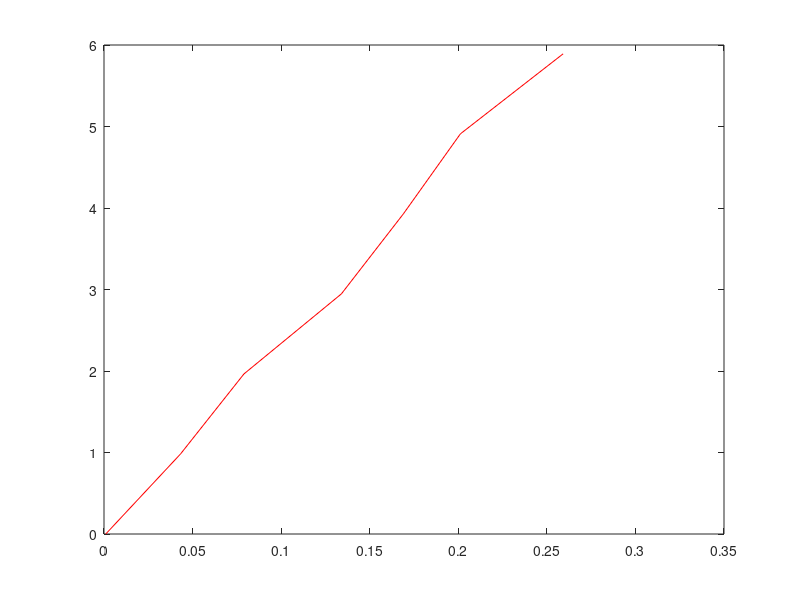

MATLAB code for this plot: (Note: this script raises an error after producing the figure.)
% Shelley Wei
% ENGR 130
% Lecture 4
% 9/19/23

%% CURVE FITTING BY REGRESSION
%% Quiz Testing
clear;
clc;
close all;

screws = 26;
nails = 8;
bolts = 15;

(screws > bolts + nails)

%% Practice 1
clear;
clc;
close all;

force = [0,0.982,1.964,2.946,3.928,4.910,5.892];
displacement = [0.001,0.0432,0.079,0.134,0.169,0.2012,0.2592];

plot(displacement, force, 'ro');
title("Displacement as a Result of Different Forces");
xlabel("Displacement (meters)");
ylabel("Force (Newtons)");

%% Determining a Spring Constant
% F = kx (Hooke's Law)
% the constant, k, is only constant over a certain range (over-stretching = damaging)

% Regression
% technicque for fitting a smooth curve to discrete data points
% basically fitting a polynomial with points

% ex) polyfit(x_data, y_data, order) <-- order for the order of the polynomial

%% Practice 2
clear;
clc;
close all;

force = [0,0.982,1.964,2.946,3.928,4.910,5.892];
displacement = [0.001,0.0432,0.079,0.134,0.169,0.2012,0.2592];

fit_coeff = polyfit(displacement, force, 1); % calculating coefficient of line from data points
fit_coeff(1); % k = slope = fit_coeff
plot(displacement, force, 'r');
title("Displacement as a Result of Different Forces");
xlabel("Displacement (meters)");
ylabel("Force (Newtons)");

%% Curve-Fitting Example (uhhh)
clear;
clc;
close all;

x = [1:7];
y = [3 23 25 15 9 5 9];
hold on;
plot(x, y,'r*');
coeff = polyfit(x,y,3); % 2nd order doesn't fit very well

curve_fit_x = 0:0.1:8;
curve_fit_y = polyval(coeff, curve_fit_x);
plot(curve_fit_x, curve_fit_y);
hold off;

%% Another Example (???)
clear;
clc;
close all;

force = [0,0.982,1.964,2.946,3.928,4.910,5.892];
displacement = [0.001,0.0432,0.079,0.134,0.169,0.2012,0.2592];

plot(displacement, force, 'r');
fit_coeff = polyfit(displacement, force, 1); % calculating coefficient of line from data points
fit_force(fit_coeff);
title("Displacement as a Result of Different Forces");
xlabel("Displacement (meters)");
ylabel("Force (Newtons)");

%% Practice 3
clear;
clc;
close all;

vX = 200; % m/s
x = 0;
y = 1000; % m
g = 9.81; % m/s
t = 0:0.1:10;

while (y < 185)
    t = t + 0.1;
    x = vX.*t;
    y = y - 0.5*g*t.^2;
end

plot(x, y);
xlabel("Horizontal Position (m)");
ylabel("Veritcal Position (m)");
title("Coordinates of Falling Box");